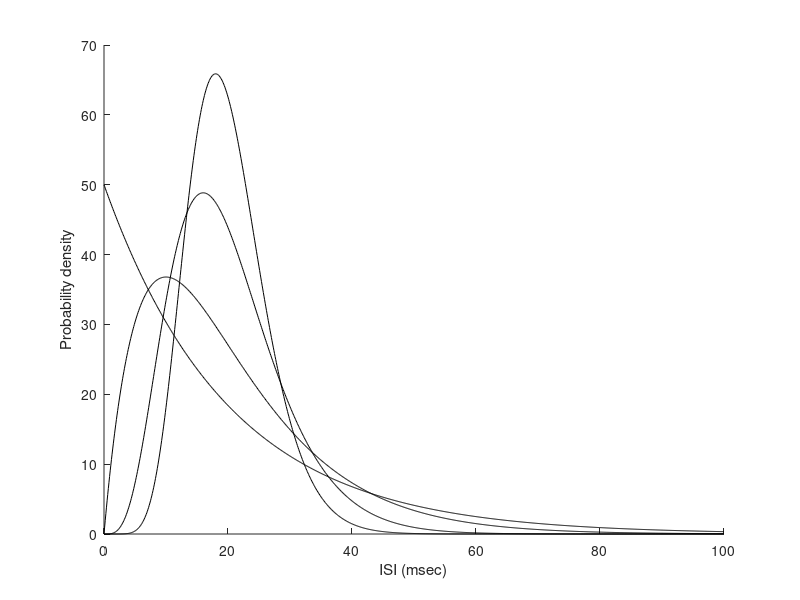

MATLAB code to generate this figure:
%
%  Gabbiani & Cox, Mathematics for Neuroscientists, 2nd ed
%

h_f = figure; 
h_a = axes;

m_inter = 20e-3; %mean isi in sec
t_vect = (0:0.1:100)*1e-3; %in sec

%Poisson
rho = 1/m_inter; %firing rate in Hz = 1/sec

p_dens = rho*exp(-rho*t_vect);

line('Parent',h_a,'XData',t_vect*1e3,'YData',p_dens);

%gamma of order 2
n = 2;
rho = n/m_inter;

p_dens = rho*(rho*t_vect).^(n-1).*exp(-rho*t_vect)/factorial(n-1);

line('Parent',h_a,'XData',t_vect*1e3,'YData',p_dens);


%gamma of order 5
n = 5;
rho = n/m_inter;

p_dens = rho*(rho*t_vect).^(n-1).*exp(-rho*t_vect)/factorial(n-1);

line('Parent',h_a,'XData',t_vect*1e3,'YData',p_dens);

%gamma of order 10
n = 10;
rho = n/m_inter;

p_dens = rho*(rho*t_vect).^(n-1).*exp(-rho*t_vect)/factorial(n-1);

line('Parent',h_a,'XData',t_vect*1e3,'YData',p_dens);

axes(h_a);
xlabel('ISI (msec)');
ylabel('Probability density');

